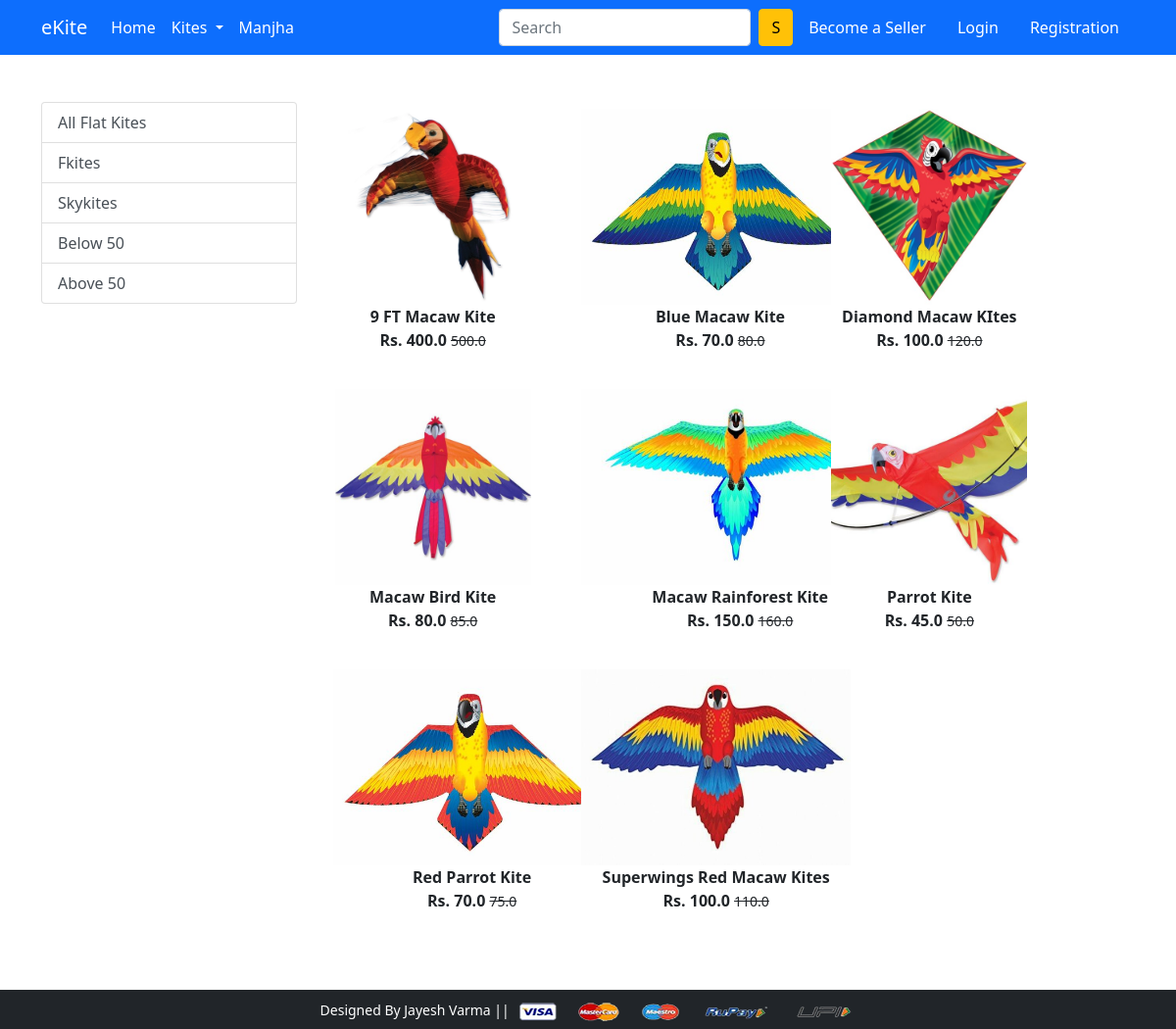
The app's page /macaw/ with its own data.
### app/models.py (models this page shows, shortened)
class Product(models.Model):
 title = models.CharField(max_length=100)
 selling_price = models.FloatField()
 discounted_price = models.FloatField()
 description = models.TextField()
 brand = models.CharField(max_length=100)
 category = models.CharField( choices=CATEGORY_CHOICES, max_length=2)
 product_image = models.ImageField(upload_to='productimg')

### app/views.py (the view)
# urls.py: path('macaw/', views.macaw, name='macaw'),
def macaw(request, data=None):
 if data == None:
    macawkites = Product.objects.filter(category='M')
 elif data == 'Mkites' or data == 'Skykites':
    macawkites = Product.objects.filter(category='M').filter(brand=data)
 elif data == 'below':
    macawkites = Product.objects.filter(category='M').filter(discounted_price__lt=50)
 elif data == 'above':
    macawkites = Product.objects.filter(category='M').filter(discounted_price__gt=50)
 return render(request, 'app/macaw.html', {'macawkites':macawkites})

### app/templates/app/macaw.html (shortened to what this page needs)
{% extends 'app/base.html' %}
{% load static %}
{% block main-content %}
<div class="container my-5">
 <div class="row">
  <div class="col-sm-3">
   <div class="list-group">
     <a href="{% url 'macaw' %}" class="list-group-item list-group-item-action" aria-current="true">All Flat Kites</a>
     <a href="{% url 'macawdata' 'Mkites'  %}" class="list-group-item list-group-item-action" aria-current="true">Fkites</a>
     <a href="{% url 'macawdata' 'Skykites'  %}" class="list-group-item list-group-item-action">Skykites</a>
     <a href="{% url 'macawdata' 'below'  %}" class="list-group-item list-group-item-action">Below 50</a>
     <a href="{% url 'macawdata' 'above'  %}" class="list-group-item list-group-item-action">Above 50</a>
   </div>
  </div>
  <div class="col-sm-8">
   <div class="row">
    {% for product in macawkites %}
     <div class="col-sm-4 text-center mb-4">
      <a href="{% url 'product-detail' product.id %}" class="btn">
       <div class="item">
        <img src="{{product.product_image.url}}" alt="" height="200" class="">
        <div class="fw-bold">{{product.title}}</div>
        <div class="fw-bold">Rs. {{product.discounted_price}} <small class="fw-light text-decoration-line-through">{{product.selling_price}}</small></div>
       </div>
      </a>
     </div>
    {% endfor %}
   </div>
  </div>
 </div>
</div>
{% endblock main-content %}

### records on screen
Product: product_image (picture), title "9 FT Macaw Kite", discounted_price "400.0", selling_price "500.0"
Product: product_image (picture), title "Blue Macaw Kite", discounted_price "70.0", selling_price "80.0"
Product: product_image (picture), title "Diamond Macaw KItes", discounted_price "100.0", selling_price "120.0"
Product: product_image (picture), title "Macaw Bird Kite", discounted_price "80.0", selling_price "85.0"
Product: product_image (picture), title "Macaw Rainforest Kite", discounted_price "150.0", selling_price "160.0"
Product: product_image (picture), title "Parrot Kite", discounted_price "45.0", selling_price "50.0"
Product: product_image (picture), title "Red Parrot Kite", discounted_price "70.0", selling_price "75.0"
Product: product_image (picture), title "Superwings Red Macaw Kites", discounted_price "100.0", selling_price "110.0"
